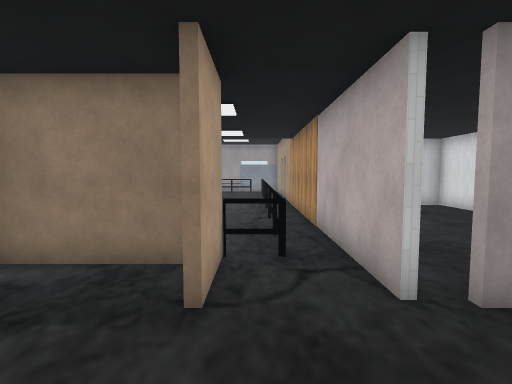
View 1 (above)

19 first-person views from a walk through a 3-D level made in the Unity game engine. The camera is 1.5 m above the floor, tilts 4° down and sees 85° across. The floor is counted in squares, 1 m on a side. Each view is taken from the middle of a square. On the plan, view 1 faces up. The plan holds only what a view shows up to about 14 squares ahead; the rest is blank. The player is left out. Door leaves are left out, so doorways stand open. Some surface patterns are stand-ins.

View 2
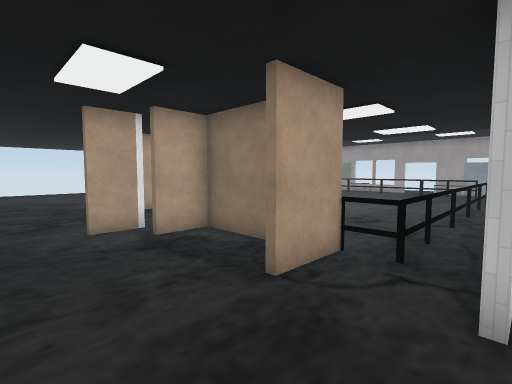

View 3
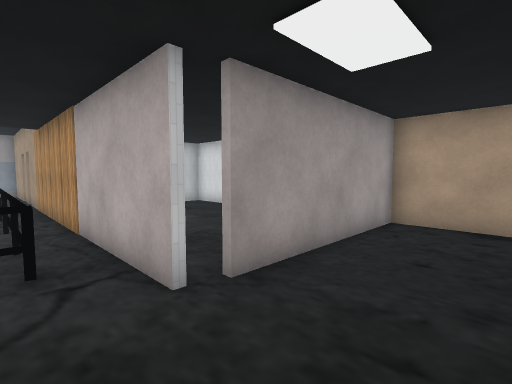

View 4
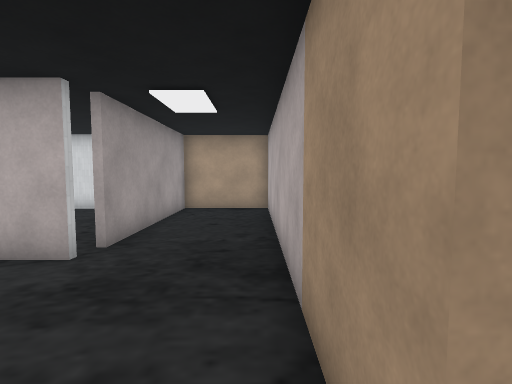

View 5
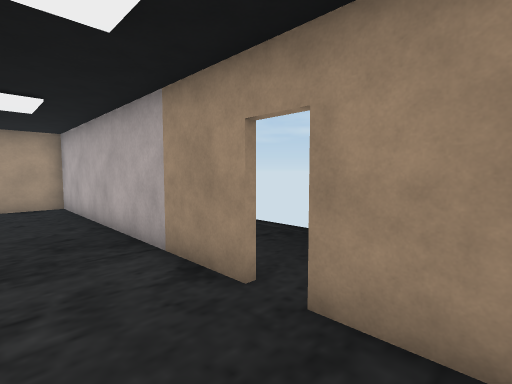

View 6
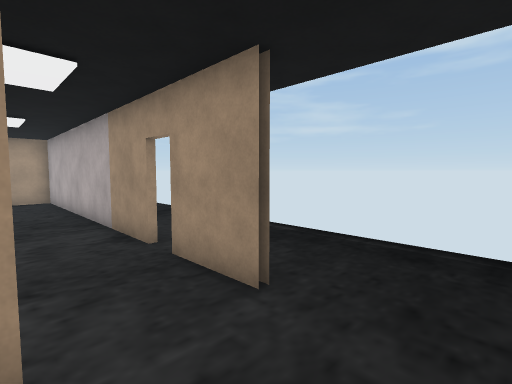

View 7
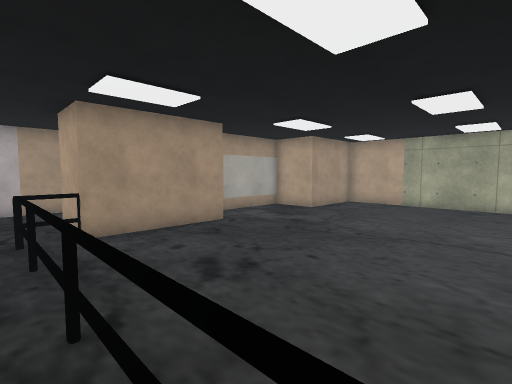

View 8
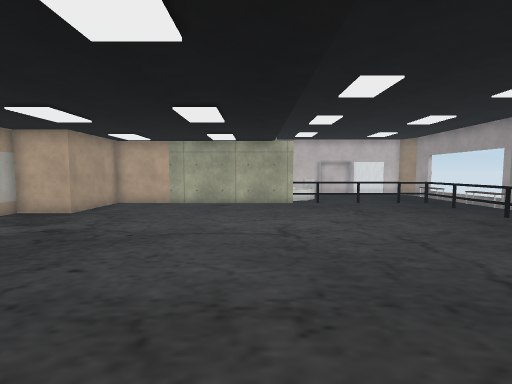

View 9
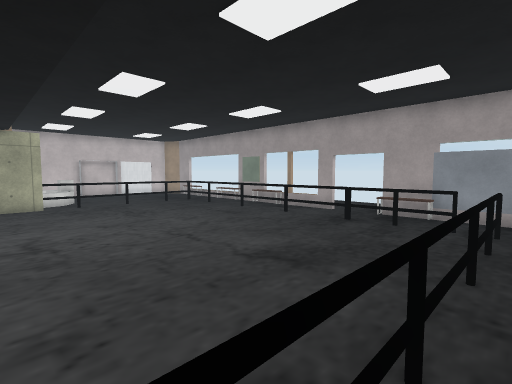

View 10
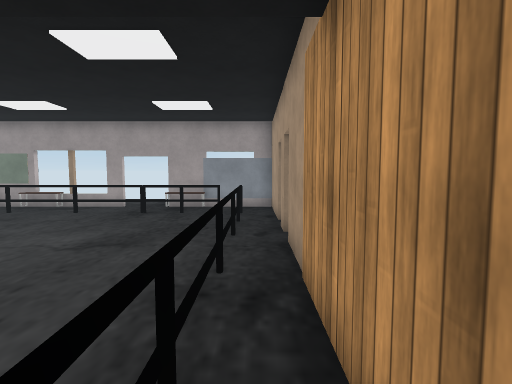

View 11
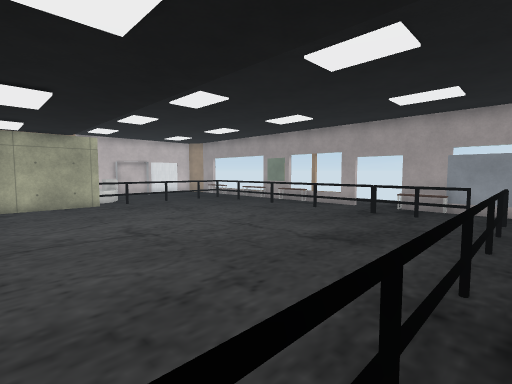

View 12
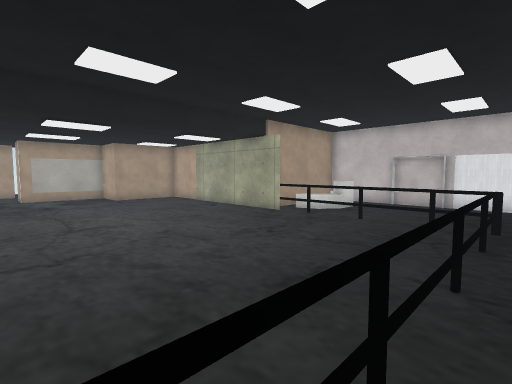

View 13
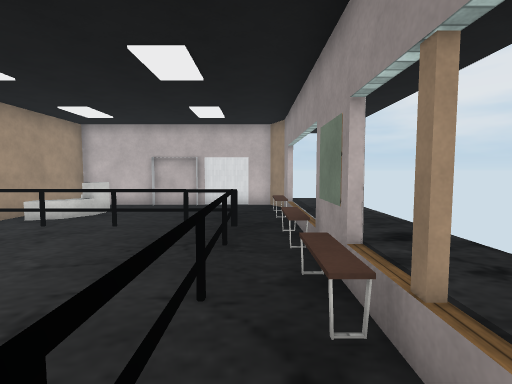

View 14
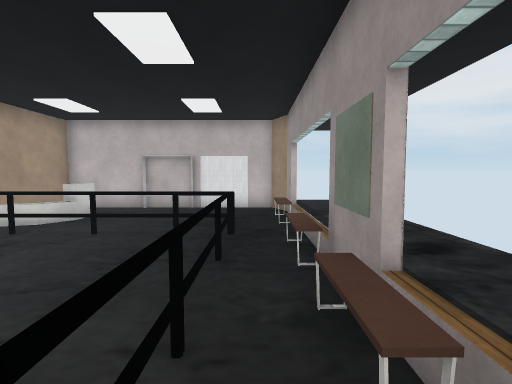

View 15
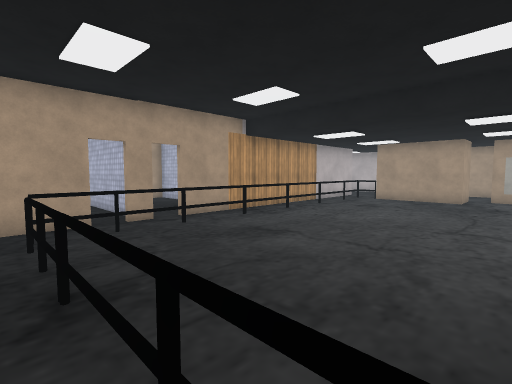

View 16
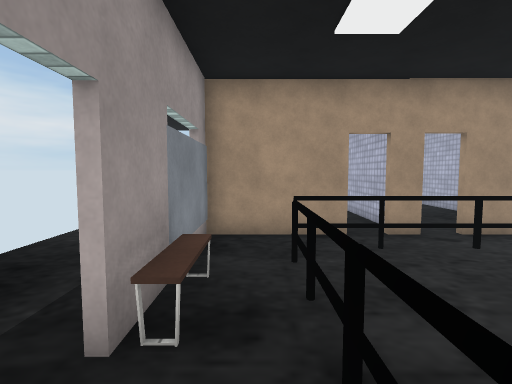

View 17
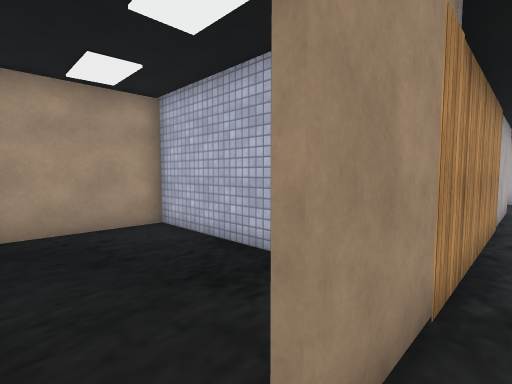

View 18
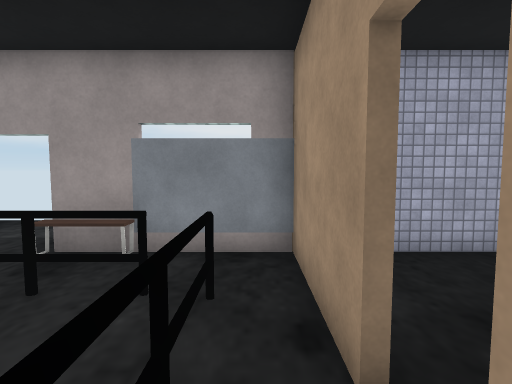

View 19
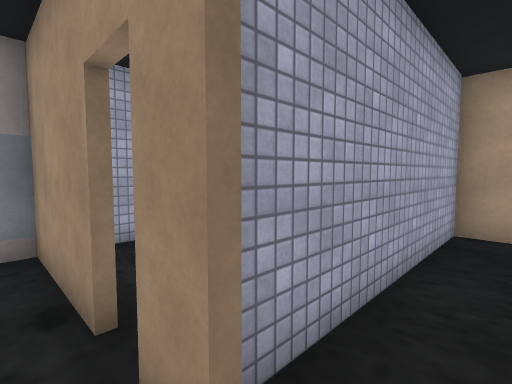

### Floor plan
Ten units are one square. View 1 is at (0, 0); x grows to the right and y downward. Boxes are objects, and circles mark ways between rooms. Rooms are numbered by the first view taken in them; rooms with no view inside come last. Other rooms are left out.
<svg viewBox="-185 -230 279 245">
<path fill="none" stroke="#000" d="M-24 5 87 5 87 -30 25 -30M-11 -45 -44 -45 -44 -30M-56 5 -32 5M-55 -32 -55 -18M-74 -222 -106 -222M-28 -216 -28 -225M-129 -204 -84 -204M-101 -216 -119 -216M17 -169 17 -179M17 -187 17 -204M-6 -49 -6 -30M17 -31 17 -160M5 -202 5 -49 -6 -49M-47 -222 -74 -222M17 -204 17 -222 -29 -222M-12 -216 -28 -216M-73 -216 -90 -216M-84 -204 -4 -204M-46 -35 -46 -49 5 -49M-126 -203 -126 -52 -92 -52 -92 -32 -55 -32M4 -55 4 -202M-2 -203 -126 -203M-159 -153 -148 -153M-156 -222 -169 -222 -180 -217 -180 -131M-148 -153 -139 -147M45 -131 89 -131 89 -173 21 -173"/>
<circle cx="-20" cy="10" r="3" fill="#2a7"/>
<circle cx="-30" cy="10" r="3" fill="#2a7"/>
<circle cx="-55" cy="-5" r="3" fill="#2a7"/>
<circle cx="10" cy="-30" r="3" fill="#2a7"/>
<circle cx="-35" cy="-220" r="3" fill="#2a7"/>
<circle cx="-80" cy="-220" r="3" fill="#2a7"/>
<circle cx="-95" cy="-210" r="3" fill="#2a7"/>
<circle cx="-135" cy="-218" r="3" fill="#2a7"/>
<circle cx="10" cy="-200" r="3" fill="#2a7"/>
<circle cx="20" cy="-160" r="3" fill="#2a7"/>
<text x="10" y="-10">1</text>
<text x="-140" y="-90">2</text>
<text x="10" y="-120">3</text>
<text x="-40" y="-210">4</text>
<text x="-60" y="-120">5</text>
<text x="-150" y="-180">6</text>
<text x="50" y="-150">7</text>
</svg>
Room 1 opens to room 2. Room 1 opens to room 3. Room 2 opens to room 4. Room 2 opens to room 6. Room 3 opens to room 4. Room 3 opens to room 7.

Where each view was taken, in squares from view 1:
view 1: 0 up, 0 right, facing up
view 2: 0 up, 2 right, facing up-left
view 3: 0 up, 0 right, facing up-right
view 4: 0 up, 3 left, facing right
view 5: 2 up, 5 left, facing down-right
view 6: 2 up, 8 left, facing down-right
view 7: 12 up, 1 right, facing down-left
view 8: 12 up, 1 right, facing left
view 9: 12 up, 1 right, facing up-left
view 10: 10 up, 1 right, facing up
view 11: 10 up, 1 right, facing up-left
view 12: 21 up, 4 left, facing down-left
view 13: 21 up, 5 left, facing left
view 14: 21 up, 6 left, facing left
view 15: 21 up, 7 left, facing down-right
view 16: 21 up, 5 left, facing right
view 17: 17 up, 1 right, facing down-right
view 18: 17 up, 1 right, facing up
view 19: 16 up, 1 right, facing up-right
